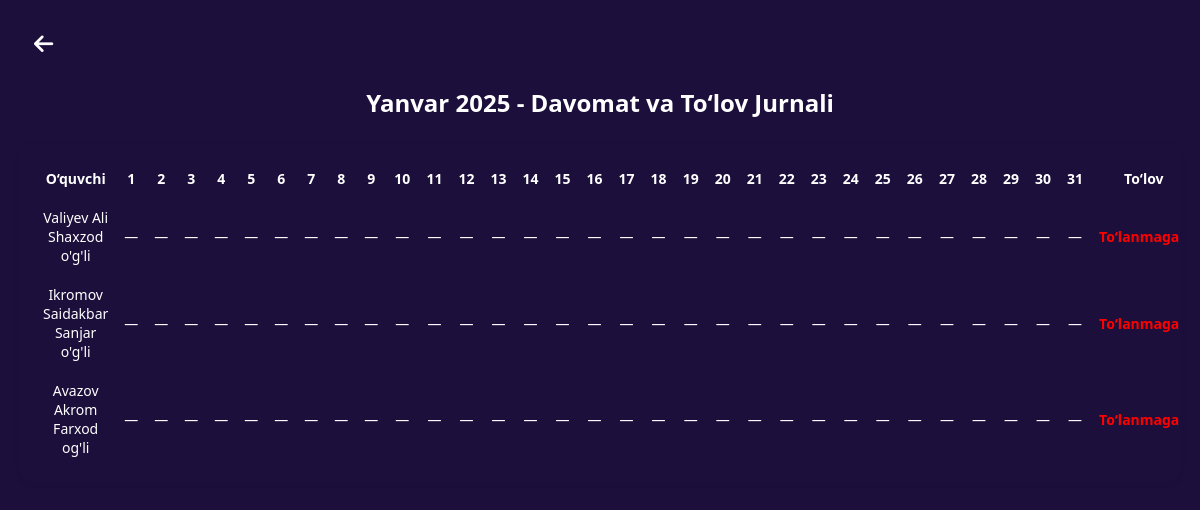
Page /journal/1/2025/1/ on the committed database.
### main/models.py (models this page shows, shortened)
class ProfileUser(models.Model):
    ROLE_CHOICES = [
        ('teacher', "O'qituvchi"),
        ('student', "Talaba"),
    ]
    user = models.OneToOneField(User, on_delete=models.CASCADE, related_name='profile')
    role = models.CharField(max_length=10, choices=ROLE_CHOICES, default='student')
    full_name = models.CharField(max_length=150, null=True, blank=True)
    address = models.CharField(max_length=150, null=True, blank=True)
    phone_number = models.CharField(max_length=90, null=True, blank=True)
    birth_date = models.CharField(max_length=90, null=True, blank=True)
    description = models.TextField(blank=True, null=True)
    department = models.CharField(max_length=150, null=True, blank=True)
    profile_pic = models.ImageField(upload_to='profile_pics/', blank=True, null=True)
    group = models.ForeignKey('add_course_model', on_delete=models.SET_NULL, null=True, blank=True)
    is_approved = models.BooleanField(default=False)

### main/views.py (the view)
# urls.py: path('journal/<int:course_id>/<int:year>/<int:month>/', attendance_journal, name='attendance_journal'),
def attendance_journal(request, course_id, year, month):
    course = get_object_or_404(add_course_model, id=course_id)
    students = ProfileUser.objects.filter(role='student', group=course, is_approved=True)
    days_in_month = monthrange(year, month)[1]
    start_date = date(year, month, 1)
    end_date = date(year, month, days_in_month)
    date_list = [
        (date(year, month, day), date(year, month, day).isoformat())
        for day in range(1, days_in_month + 1)
    ]
    attendance_records = Attendance.objects.filter(
        course=course,
        date__range=(start_date, end_date)
    )
    attendance_dict = {
        f"{record.student_id}_{record.date.isoformat()}": record.status
        for record in attendance_records
    }
    month_str = f"{get_month_name(month)} {year}"
    payment_records = Payment.objects.filter(course=course, month=month_str)
    payment_dict = {
        record.student_id: record.is_paid for record in payment_records
    }
    context = {
        "course": course,
        "students": students,
        "date_list": date_list,
        "year": year,
        "month": month,
        "month_name": get_month_name(month),
        "attendance": attendance_dict,
        "payments": payment_dict,
    }
    return render(request, "management/attendance_journal.html", context)

### main/context_processors.py (called while the page is built)
def unread_notifications_count(request):
    if request.user.is_authenticated:
        count = Notification.objects.filter(user=request.user, is_read=False).count()
        return {'unread_notifications_count': count}
    return {}

### main/templatetags/custom_tags.py (called while the page is built)
@register.filter
def get_item(dictionary, key):
    return dictionary.get(key)

### main/views.py (called while the page is built)
def get_month_name(month):
    names = [
        "", "Yanvar", "Fevral", "Mart", "Aprel", "May", "Iyun",
        "Iyul", "Avgust", "Sentabr", "Oktabr", "Noyabr", "Dekabr"
    ]
    return names[month]

### templates/management/attendance_journal.html (shortened to what this page needs)
{% load custom_tags %}
<!DOCTYPE html>
<html lang="uz">
<link rel="stylesheet" href="https://cdnjs.cloudflare.com/ajax/libs/font-awesome/6.5.0/css/all.min.css">
<head>
</head>
<body>
  <a href="javascript:history.back()" class="back-button">
    <i class="fas fa-arrow-left"></i>
  </a>
<h2>{{ month_name }} {{ year }} - Davomat va To‘lov Jurnali</h2>
<div class="table-container">
  <table>
    <thead>
      <tr>
        <th>O‘quvchi</th>
        {% for day_obj, day_str in date_list %}
          <th>{{ day_obj.day }}</th>
        {% endfor %}
        <th>To‘lov</th>
      </tr>
    </thead>
    <tbody>
      {% for student in students %}
        <tr>
          <td>{{ student.full_name }}</td>
          {% for day_obj, day_str in date_list %}
            {% with key=student.id|stringformat:"s"|add:"_"|add:day_str %}
              {% if attendance|get_item:key %}
                <td>✔</td>
              {% else %}
                <td>—</td>
              {% endif %}
            {% endwith %}
          {% endfor %}
          {% if payments|get_item:student.id %}
            <td class="paid">To‘langan</td>
          {% else %}
            <td class="unpaid">To‘lanmagan</td>
          {% endif %}
        </tr>
      {% endfor %}
    </tbody>
  </table>
</div>
</body>
</html>

### templates/management/attendance_journal.html (style rules this page uses)
:root { --bg-light: #f9fafb; --bg-header: #e2e8f0; --bg-paid: #d1fae5; --bg-unpaid: #fee2e2; --text-paid: #065f46; --text-unpaid: #991b1b; --border-color: #d1d5db; --main-color: #2563eb; }
* { box-sizing: border-box; margin: 0; padding: 0; }
body { font-family: 'Segoe UI', sans-serif; background-color:#1d0f3c; padding: 20px; color: #fff; }
.back-button { display: inline-block; margin-bottom: 20px; color: white; padding: 8px 14px; text-decoration: none; border-radius: 8px; font-size: 22px; transition: background 0.3s; }
h2 { text-align: center; margin-bottom: 25px; font-size: 24px; color: white; }
.table-container { overflow-x: auto; background-color: rgba(29, 15, 60, 0.6); padding: 15px; border-radius: 12px; box-shadow: 0 2px 6px rgba(0,0,0,0.05); }
table { width: 100%; border-collapse: collapse; min-width: 600px; }
th, td { border: white; padding: 10px 8px; font-size: 14px; text-align: center; }
th { background-color: rgba(29, 15, 60, 0.6); font-weight: 600; }
td { background-color: rgba(29, 15, 60, 0.6); }
.unpaid { background-color: rgba(29, 15, 60, 0.6); color: red; font-weight: bold; }

### rows in the picture
ProfileUser: full_name "Valiyev Ali Shaxzod o'g'li", shows "To‘lanmagan"
ProfileUser: full_name "Ikromov Saidakbar Sanjar o'g'li", shows "To‘lanmagan"
ProfileUser: full_name "Avazov Akrom Farxod og'li", shows "To‘lanmagan"

### other values in the picture
{{ month_name }} "Yanvar"
{{ year }} "2025"
{{ day_obj.day }} "1" "2" "3" "4" "5" "6" "7" "8" "9" "10" "11" "12" "13" "14" "15" "16" "17" "18" "19" "20" "21" "22" "23" "24" "25" "26" "27" "28" "29" "30" "31"
